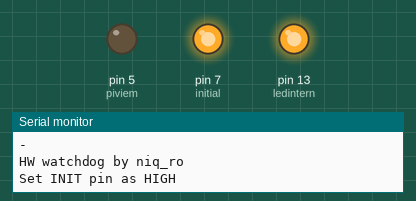
Bench run of a sketch on a simulated Arduino Uno, built with avr-gcc and run on an emulated ATmega328P. Shown: output pins drawn as LEDs (lit = HIGH), the last lines printed to the serial monitor.

Above: at 0.1 s.
At 3.1 s:
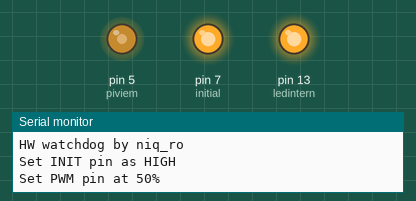
At 6.1 s:
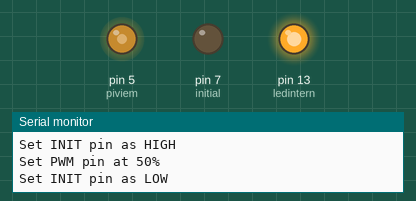
At 9.3 s:
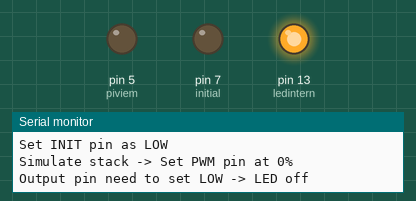
Timing chart, 0 to 10.8 s (numbered marks = the images above):
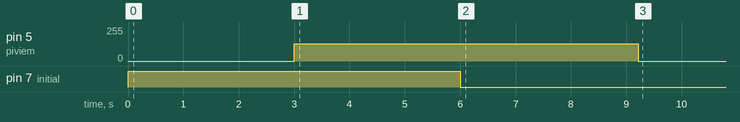

The sketch:

HW_watchdog_for_RPi_Pico_sim.ino
```cpp
/*
 * HW watchdog for RPI Pico (W)
 * original design by Nicu FLORICA (niq_ro)
 */
#define initial 7
#define piviem 5
#define ledintern 13
#define eroare 100

void setup() {
  digitalWrite(initial, HIGH);
  pinMode(initial, OUTPUT);
  pinMode(ledintern, OUTPUT);
  digitalWrite(initial, HIGH);
  pinMode(piviem, OUTPUT);
  digitalWrite(ledintern, HIGH);
  Serial.begin(9600);
  Serial.println("-");
  Serial.println("HW watchdog by niq_ro");
  digitalWrite(initial, HIGH);
  pinMode(initial, OUTPUT);
  digitalWrite(initial, HIGH);
  pinMode(piviem, OUTPUT);
  Serial.println("Set INIT pin as HIGH");
  delay(3000);
  Serial.println("Set PWM pin at 50%");
  analogWrite(piviem, 128);
  delay(3000);
  Serial.println("Set INIT pin as LOW");
  digitalWrite(initial, LOW);
  delay(3000);
  Serial.println("Simulate stack -> Set PWM pin at 0%");
  Serial.println("Output pin need to set LOW -> LED off");
  delay(200);
  analogWrite(piviem, 0);
  delay(3000);
}

void loop() {
  // put your main code here, to run repeatedly:

}
```
